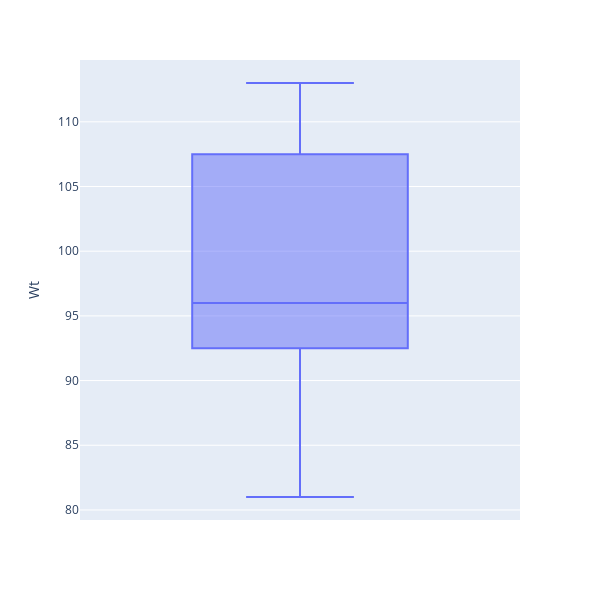

Notebook source saved alongside this figure:
### Code cell
fig = px.box(NumPlayers, y='Wt',width=600,height=600)
fig.show()

### Figure 1 — Plotly figure (JSON) as saved in the notebook; plotly's stock layout.template omitted (floating-point values rounded to 4 significant figures)
{"data": [{"alignmentgroup": "True", "hovertemplate": "Wt=%{y}<extra></extra>", "legendgroup": "", "marker": {"color": "#636efa"}, "name": "", "notched": false, "offsetgroup": "", "orientation": "v", "showlegend": false, "type": "box", "x0": " ", "xaxis": "x", "y": [95, 101, 86, 93, 109, 88, 98, 109, 113, 95, 111, 92, 93, 93, 112, 104, 88, 104, 95, 106, 104, 91, 90, 93, 109, 97, 81, 109], "y0": " ", "yaxis": "y"}], "layout": {"boxmode": "group", "height": 600, "legend": {"tracegroupgap": 0}, "margin": {"t": 60}, "width": 600, "xaxis": {"anchor": "y", "domain": [0, 1]}, "yaxis": {"anchor": "x", "domain": [0, 1], "title": {"text": "Wt"}}}}
